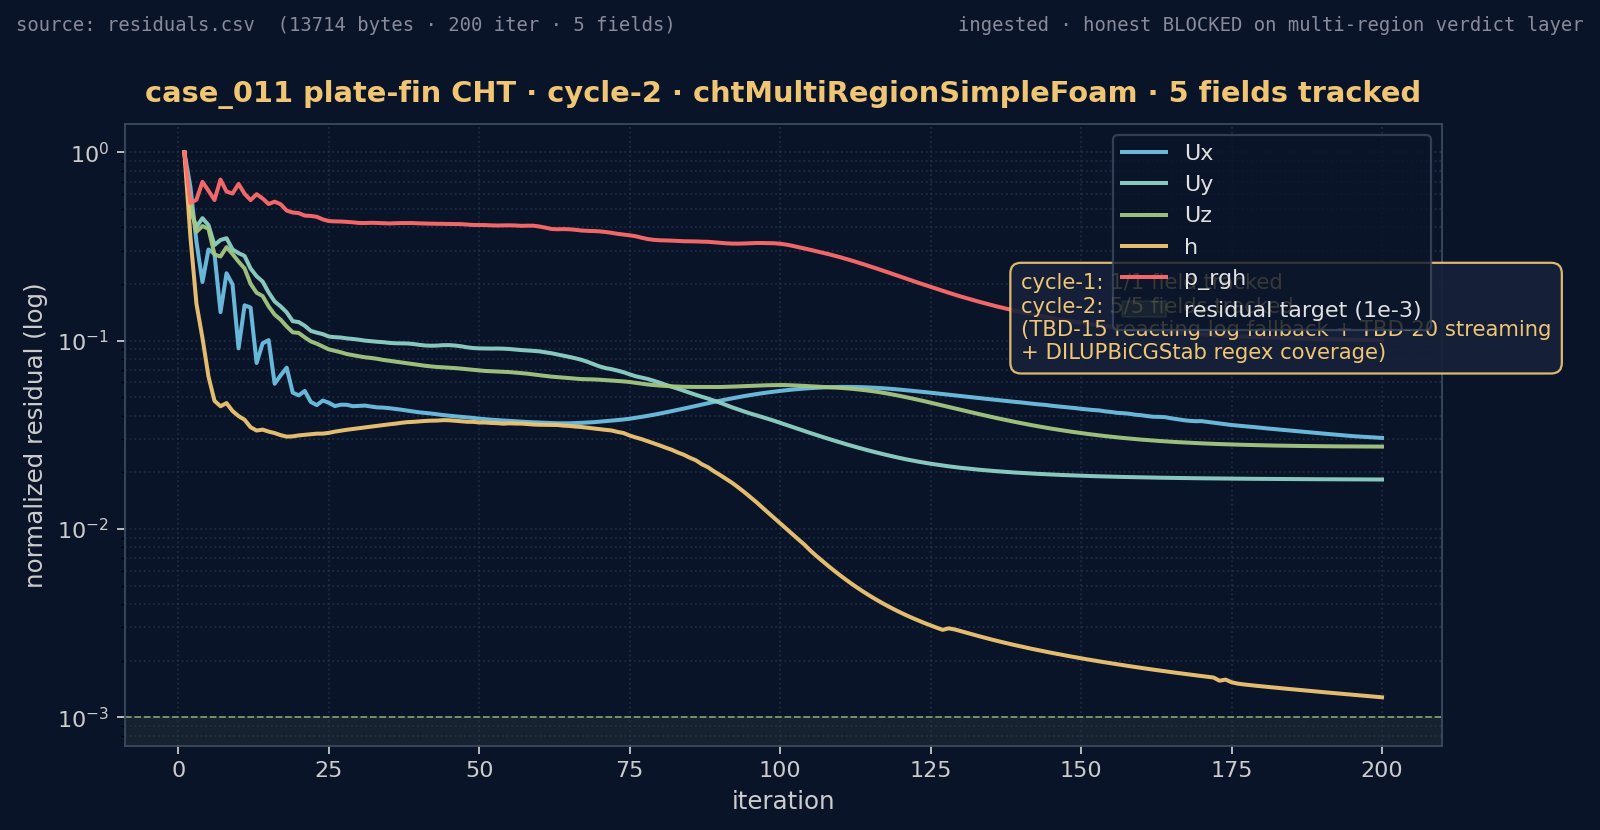

Here is the Python script that generated this plot:
#!/usr/bin/env python3
"""Cycle-2 residual plot for case_011 plate-fin CHT.

Reads the real residuals.csv produced by the cycle-2 re-dogfood of
case_011 (TBD-15 + TBD-20 + multi-region parser + streaming parser all
landed).  The cycle-1 run produced 1 field (p_rgh only) because the
DILUPBiCGStab regex was blind to Ux/Uy/Uz and the text-path parser
couldn't keep up with multi-region log line shapes.  Cycle-2 lights up
all five solved fields.

Real data source:
  ~/Desktop/cfd-harness-unified/_sandboxes/case_011_plate_fin_compact_hx/
      case/artifacts/residuals.csv   (13714 bytes · 5 fields × 200 iter)

Output: .demo/postproc/case_011/residual_plot_cycle2.png
"""

from __future__ import annotations

import csv
from pathlib import Path

import matplotlib

matplotlib.use("Agg")

import matplotlib.pyplot as plt

CSV_PATH = Path(
    "/Users/Zhuanz/Desktop/cfd-harness-unified/_sandboxes/"
    "case_011_plate_fin_compact_hx/case/artifacts/residuals.csv"
)
OUT_PATH = Path(__file__).with_name("residual_plot_cycle2.png")

assert CSV_PATH.exists(), f"missing real residual data: {CSV_PATH}"

with CSV_PATH.open() as f:
    rd = csv.reader(f)
    header = next(rd)
    rows = [list(map(float, r)) for r in rd]

cols = {name: [r[i] for r in rows] for i, name in enumerate(header)}
iters = cols["iter"]
fields = [c for c in header if c != "iter"]
assert fields, "no residual fields found"

fig, ax = plt.subplots(figsize=(10, 5.2), dpi=160)
fig.patch.set_facecolor("#0a1428")
ax.set_facecolor("#0a1428")

colors = {
    "Ux": "#6ec1e4",
    "Uy": "#8fd3c7",
    "Uz": "#a5c882",
    "h":  "#f0c674",
    "p_rgh": "#ff6b6b",
}
for field in fields:
    ax.semilogy(iters, cols[field], label=field,
                color=colors.get(field, "#cccccc"),
                linewidth=1.8, alpha=0.95)

# residual target band (the manifest target for chtMultiRegionSimpleFoam)
ax.axhspan(0, 1e-3, alpha=0.08, color="#a5c882",
           label="residual target (1e-3)")
ax.axhline(1e-3, color="#a5c882", linestyle="--", linewidth=0.8,
           alpha=0.7)

ax.set_xlabel("iteration", color="#cccccc", fontsize=11)
ax.set_ylabel("normalized residual (log)", color="#cccccc", fontsize=11)
ax.set_title(
    "case_011 plate-fin CHT · cycle-2 · "
    "chtMultiRegionSimpleFoam · 5 fields tracked",
    color="#f0c674", fontsize=13, pad=10, weight="bold",
)
ax.tick_params(colors="#cccccc")
for spine in ax.spines.values():
    spine.set_color("#3a4a60")
ax.grid(True, which="both", linestyle=":", color="#2a3a50", alpha=0.6)
leg = ax.legend(loc="upper right", facecolor="#0a1428",
                edgecolor="#3a4a60", labelcolor="#e0e0e0",
                fontsize=10)
for txt in leg.get_texts():
    txt.set_color("#e0e0e0")

# annotation: cycle-1 vs cycle-2 payoff
ax.annotate(
    "cycle-1: 1/1 field tracked\n"
    "cycle-2: 5/5 fields tracked\n"
    "(TBD-15 reacting log fallback + TBD-20 streaming\n"
    "+ DILUPBiCGStab regex coverage)",
    xy=(140, 8e-2),
    xycoords="data",
    color="#f0c674",
    fontsize=9.5,
    ha="left",
    bbox=dict(boxstyle="round,pad=0.5", fc="#16223a", ec="#f0c674",
              lw=1.0, alpha=0.92),
)

# header strap with source provenance
fig.text(0.01, 0.97,
         f"source: {CSV_PATH.name}  "
         f"({CSV_PATH.stat().st_size} bytes · {len(rows)} iter · "
         f"{len(fields)} fields)",
         color="#888a99", fontsize=8.5, family="monospace")
fig.text(0.99, 0.97,
         "ingested · honest BLOCKED on multi-region verdict layer",
         color="#888a99", fontsize=8.5, family="monospace",
         ha="right")

plt.tight_layout(rect=[0, 0, 1, 0.94])
plt.savefig(OUT_PATH, facecolor=fig.get_facecolor(),
            edgecolor="none", bbox_inches="tight")
print(f"[postproc] wrote {OUT_PATH} ({OUT_PATH.stat().st_size} bytes)")
